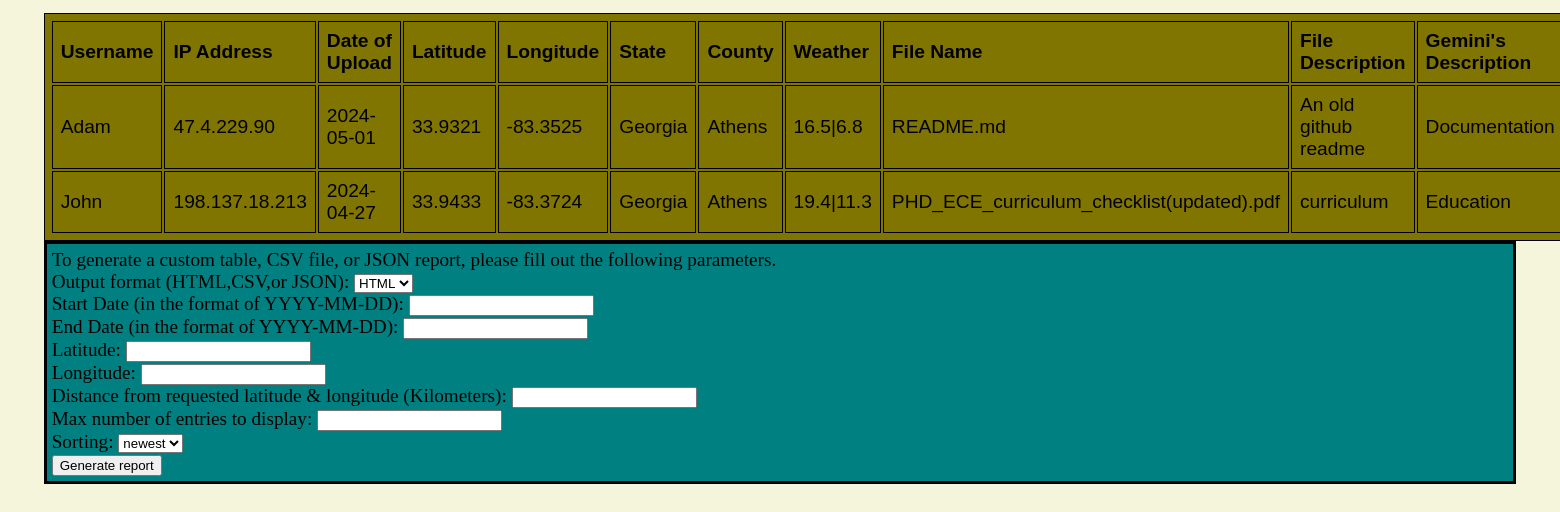
Page /data on the committed database.
### tables this page shows
CREATE TABLE "data" (
    "username" TEXT,    
    "APIkey" TEXT,
    "ip_address" TEXT,
    "date_time" TEXT,
    "latitude" TEXT,
    "longitude" TEXT,
    "description" TEXT,
    "file_name" TEXT,
    "state" TEXT,
    "county" TEXT,
    "weather" TEXT,
    "model_des" TEXT,
    "ID" INTEGER,
    PRIMARY KEY("ID" AUTOINCREMENT) 
);

### app.py (the view, shortened to what this page needs)
@app.route('/data', methods=['GET'])
def data():
    table=[]
    if request.method=='GET':
        res=request.args
    file_type=res.get('file_type',default='',type=str)
    start_date=res.get('start_date',default='',type=str)
    end_date=res.get('end_date',default='',type=str)
    lat=res.get('lat',default='',type=str)
    lng=res.get('lng',default='',type=str)
    dist=res.get('dist',default='',type=str)
    sort=res.get('sort',default='newest',type=str)
    max=res.get('max',default='',type=str)
    if sort=='newest':
        dbSort='DESC'
    if sort=='oldest':
        dbSort='ASC'
    with dbConnectionData() as con:
        c=con.cursor()
        c.execute(f'SELECT * FROM data ORDER BY date_time {dbSort}')
        res=c.fetchall()
    if start_date==end_date==lat==lng==dist=='':
        table=res
    if file_type=='JSON':
        return jsonify(table)
    return render_template('data.html',table=table)

### app.py (called while the page is built)
def dbConnectionData():
    con=sqlite3.connect('data/data.db')
    return con

### templates/data.html (shortened to what this page needs)
<!DOCTYPE html>
<html lang="en">
<head>
    <link rel="stylesheet" href="../data/style.css">
</head>
<body>
    <div class="container">
        <div class="table">
            <table>
                <tr>
                    <th>Username</th>
                    <th>IP Address</th>
                    <th>Date of Upload</th>
                    <th>Latitude</th>
                    <th>Longitude</th>
                    <th>State</th>
                    <th>County</th>
                    <th>Weather</th>
                    <th>File Name</th>
                    <th>File Description</th>
                    <th>Gemini's Description</th>
                </tr>
                {% for item in table %}
                <tr>
                    <td>{{item[0]}}</td>
                    <td>{{item[2]}}</td>
                    <td>{{item[3]}}</td>
                    <td>{{item[4]}}</td>
                    <td>{{item[5]}}</td>
                    <td>{{item[8]}}</td>
                    <td>{{item[9]}}</td>
                    <td>{{item[10]}}</td>
                    <td>{{item[7]}}</td>
                    <td>{{item[6]}}</td>
                    <td>{{item[11]}}</td>
                </tr>
                {% endfor %}
            </table>
        </div>
        <div class="item-2">
            To generate a custom table, CSV file, or JSON report, please fill out the following parameters.
            <form method='GET' action="{{url_for('data')}}">
                Output format (HTML,CSV,or JSON):<label for ='file_type'></label>
                <select name="file_type" id="file_type">
                    <option value="HTML">HTML</option>
                    </select><br/>
                Start Date (in the format of YYYY-MM-DD): <input name="start_date" type="text"/><br/>
                End Date (in the format of YYYY-MM-DD): <input name="end_date" type="text"/><br/>
                Latitude: <input name="lat" type="text"/><br/>
                Longitude: <input name="lng" type="text"/><br/>
                Distance from requested latitude & longitude (Kilometers): <input name="dist" type="'text"/><br/>
                Max number of entries to display: <input name='max' type='text'/><br/>
                Sorting: <label for="sort"></label>
                <select name="sort" id="sort">
                    <option value="newest">newest</option>
                </select><br/>
                <input type="submit" value="Generate report">
            </form>
        </div>
    </div>
</body>

### data/style.css (style rules this page uses)
body { background-color: beige; }
table { border: 1px solid black; padding: 5px; background-color: rgb(128, 117, 0); text-align: left; border-style: solid; border-color: black; margin-left: 2%; margin-right: 2%; font: 1.2rem "fira Sans", sans-serif; }
th,td { border: 1px solid black; padding: 0.5rem; }
.container { padding: 5px; }
.item-2 { padding: 5px; border-style: solid; border-color: black; text-align: left; background-color: teal; margin-left: 2%; margin-right: 2%; font: 1.2rem "fira Sans", serif; }

### rows in the picture
data: username "Adam", ip_address "47.4.229.90", date_time "2024-05-01", latitude "33.9321", longitude "-83.3525", state "Georgia", county "Athens", weather "16.5|6.8", file_name "README.md", description "An old github readme", model_des "Documentation"
data: username "John", ip_address "198.137.18.213", date_time "2024-04-27", latitude "33.9433", longitude "-83.3724", state "Georgia", county "Athens", weather "19.4|11.3", file_name "PHD_ECE_curriculum_checklist(updated).pdf", description "curriculum", model_des "Education"
